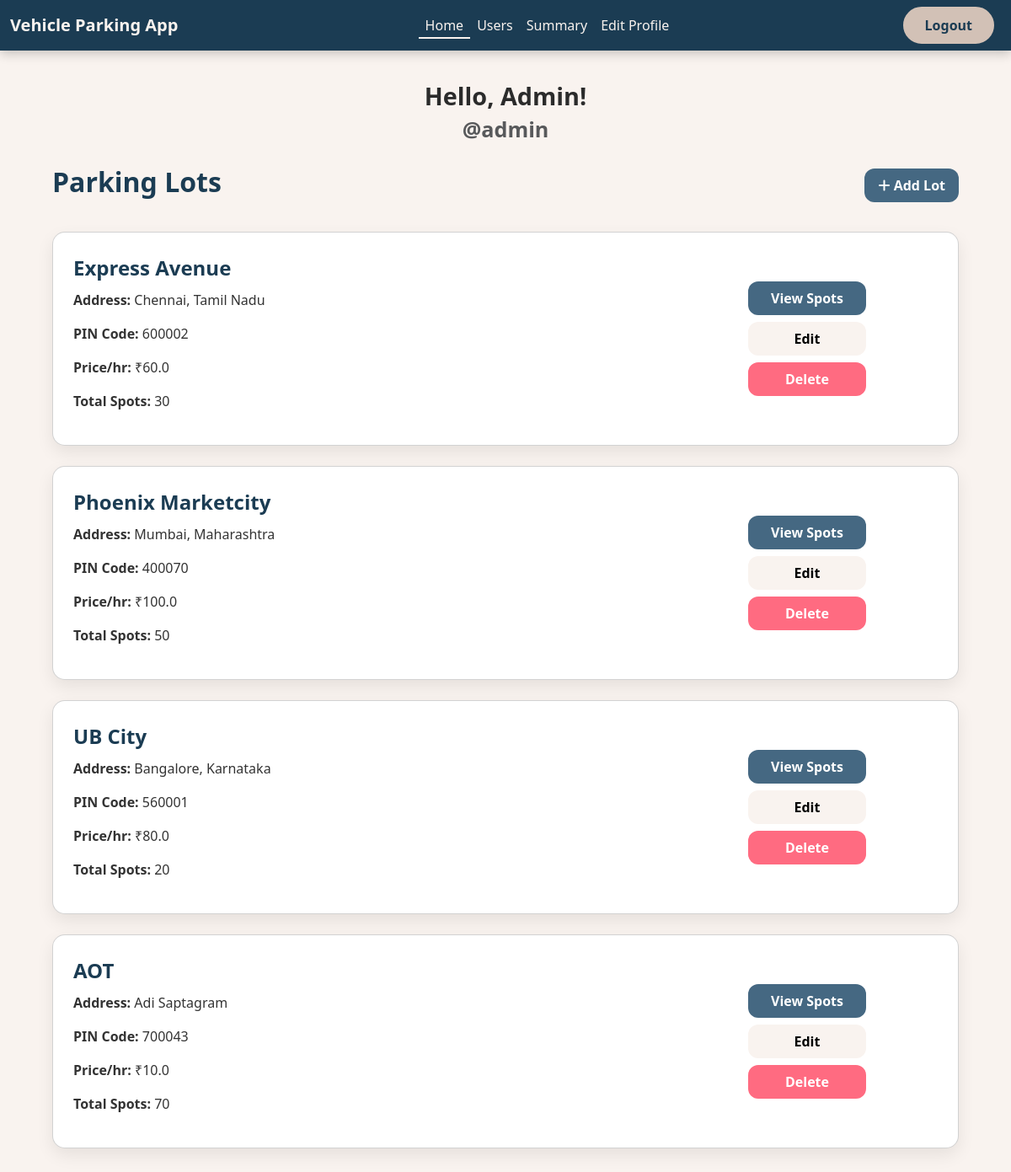
Page /admin-dashboard/1 (signed in) on the earlier database version.
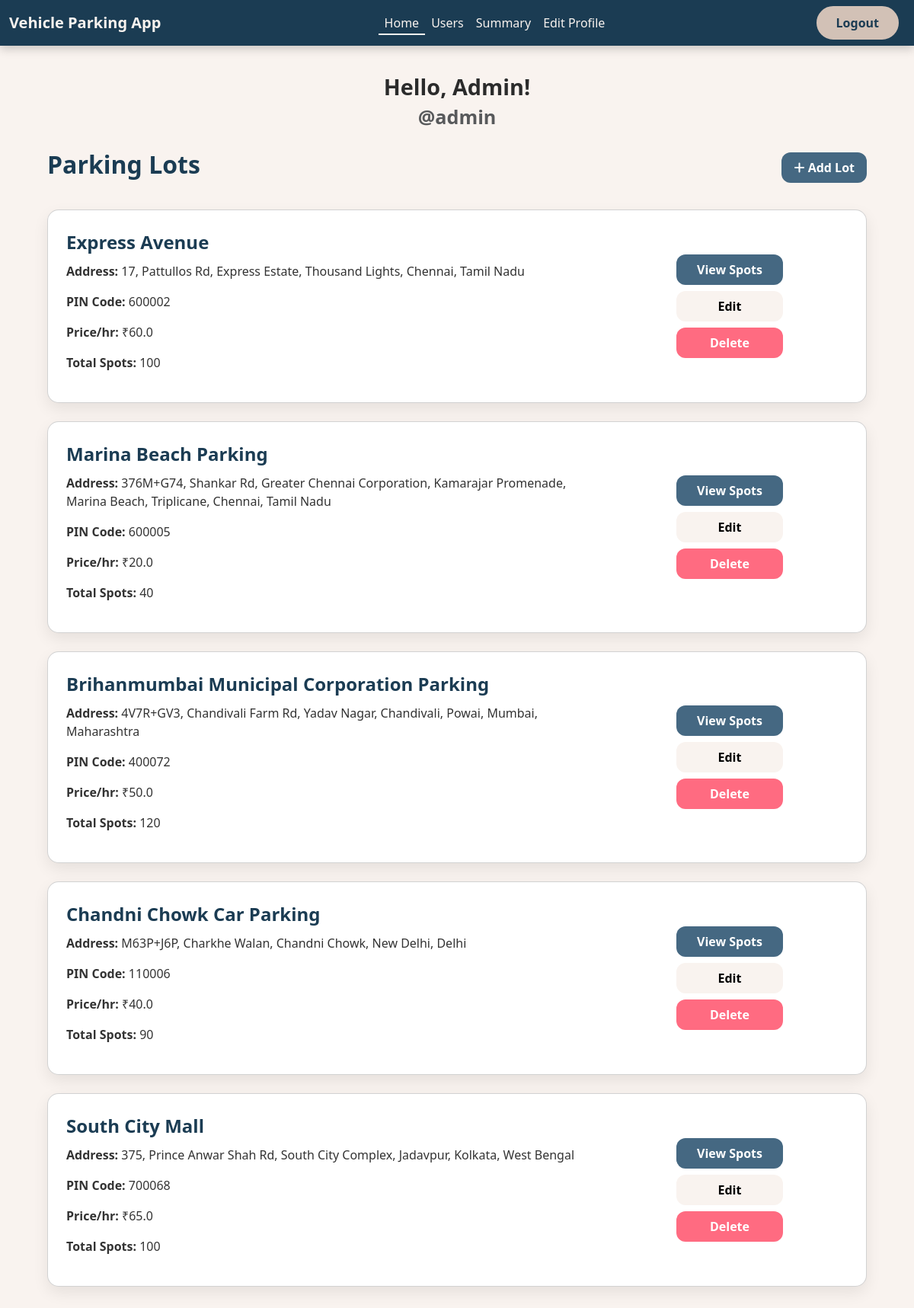
Same page on the later database version.
### models.py (models this page shows)
class User(db.Model):
    __tablename__ = 'user'
    id = db.Column(db.Integer, primary_key=True)
    username = db.Column(db.String(32), unique=True, nullable=False)
    passhash = db.Column(db.String(256), nullable=False)
    name = db.Column(db.String(64), nullable=False)
    is_admin = db.Column(db.Boolean, default=False, nullable=False)
    reservations = db.relationship('Reservation', backref='user', lazy=True)

class Parking_Lot(db.Model):
    __tablename__ = 'parking_lot'
    id = db.Column(db.Integer, primary_key=True)
    prime_location_name = db.Column(db.String(128), nullable=False)
    address = db.Column(db.String(128), nullable=False)
    pin_code = db.Column(db.String(6), nullable=False)
    price_per_hour = db.Column(db.Float, nullable=False)
    maximum_spots = db.Column(db.Integer, nullable=False)
    parking_spots = db.relationship('Parking_Spot', backref='parking_lot', lazy=True)

### routes.py (the view)
@app.route('/admin-dashboard/<int:user_id>')
@admin_required
def admin_dashboard(user_id):
        user = User.query.get(session['user_id'])
        parking_lots = Parking_Lot.query.all()
        return render_template('admin_dashboard.html', user=user, parking_lots=parking_lots, name=user.name, username=user.username)

### routes.py (called while the page is built)
def admin_required(func):
    @wraps(func)
    def inner(*args, **kwargs):
        if 'user_id' not in session:
            flash('You need to log in first', 'danger')
            return redirect(url_for('admin_login'))
        user = User.query.get(session['user_id'])
        if not user.is_admin:
            flash('You do not have permission to access this page', 'danger')
            return redirect(url_for('admin_login'))
        return func(*args, **kwargs)
    return inner

### templates/admin_dashboard.html (shortened to what this page needs)
{% extends 'layout.html' %}
{% block navbar %}
    {% include 'admin_navbar.html' %}
{% endblock navbar %}
{% block content %}
<div class="container dashboard-container">
    <div class="welcome-message text-center">
    Hello, {{ name }}!
    <div class="small text-muted">@{{ username }}</div>
</div>
    <div class="dashboard-header">
        <h2 class="dashboard-title">Parking Lots</h2>
        <a href="{{ url_for('add_parking_lot') }}" class="btn btn-add-lot">
            <i class="fa-solid fa-plus"></i> Add Lot
        </a>
    </div>
    {% if parking_lots %}
        {% for lot in parking_lots %}
        <div class="card lot-card">
            <div class="row g-0 align-items-center">
                <div class="col-md-8">
                    <div class="lot-card-body">
                        <div class="lot-title">{{ lot.prime_location_name }}</div>
                        <div class="lot-details">
                            <p><strong>Address:</strong> {{ lot.address }}</p>
                            <p><strong>PIN Code:</strong> {{ lot.pin_code }}</p>
                            <p><strong>Price/hr:</strong> ₹{{ lot.price_per_hour }}</p>
                            <p><strong>Total Spots:</strong> {{ lot.maximum_spots }}</p>
                        </div>
                    </div>
                </div>
            <div class="col-md-4 d-flex justify-content-center align-items-center p-3">
    <div class="d-flex flex-column align-items-center gap-2">
        <a href="{{ url_for('view_parking_spots', lot_id=lot.id) }}" class="btn btn-view fixed-btn">View Spots</a>
        <a href="{{ url_for('edit_parking_lot', lot_id=lot.id) }}" class="btn btn-edit fixed-btn">Edit</a>
        <form method="POST" action="{{ url_for('delete_parking_lot', lot_id=lot.id) }}" onsubmit="return confirm('Are you sure you want to delete this parking lot?');">
            <button type="submit" class="btn btn-delete fixed-btn">Delete</button>
        </form>
    </div>
</div>
            </div>
        </div>
        {% endfor %}
    {% else %}
        <p class="text-muted text-center mt-4">No parking lots added yet.</p>
    {% endif %}
</div>
{% endblock content %}

### templates/layout.html (shortened to what this page needs)
<!DOCTYPE html>
<html lang="en">
<head>
    <link href="https://cdn.jsdelivr.net/npm/bootstrap@5.3.7/dist/css/bootstrap.min.css" rel="stylesheet">
    <link rel="stylesheet" href="https://cdnjs.cloudflare.com/ajax/libs/font-awesome/6.7.2/css/all.min.css" />
</head>
<body style="background-color: #F9F3EF; font-family: 'Segoe UI', Tahoma, Geneva, Verdana, sans-serif; color: #1B3C53;">
    {% block navbar %}
    {% endblock navbar %}
    {% block content %}
    {% endblock content %}
</body>
</html>

### templates/admin_navbar.html (shortened to what this page needs)
<nav class="navbar navbar-expand-lg navbar-gradient">
  <div class="container-fluid">
    <a class="navbar-brand" href="{{ url_for('admin_dashboard', user_id=session['user_id']) }}">
      Vehicle Parking App
    </a>
    <div class="collapse navbar-collapse justify-content-center" id="navbarNav">
      <ul class="navbar-nav text-center">
        <li class="nav-item">
          <a class="nav-link navbar-link {% if request.endpoint == 'admin_dashboard' %}active{% endif %}"
             href="{{ url_for('admin_dashboard', user_id=session['user_id']) }}">Home</a>
        </li>
        <li class="nav-item">
          <a class="nav-link navbar-link {% if request.endpoint == 'users_list' %}active{% endif %}"
             href="{{ url_for('users_list') }}">Users</a>
        </li>
        <li class="nav-item">
          <a class="nav-link navbar-link {% if request.endpoint == 'admin_reservation_history' %}active{% endif %}"
             href="{{ url_for('admin_reservation_history') }}">Summary</a>
        </li>
        <li class="nav-item">
          <a class="nav-link navbar-link {% if request.endpoint == 'profile' %}active{% endif %}"
             href="{{ url_for('profile') }}">Edit Profile</a>
        </li>
      </ul>
    </div>
    <div class="d-flex">
      <a class="btn btn-logout me-2" href="{{ url_for('admin_logout') }}">Logout</a>
    </div>
  </div>
</nav>

### templates/admin_dashboard.html (style rules this page uses)
body { background-color: #F4F6F8; font-family: 'Segoe UI', Tahoma, Geneva, Verdana, sans-serif; }
.dashboard-container { padding: 2rem; }
.dashboard-header { display: flex; justify-content: space-between; align-items: center; margin-bottom: 2rem; }
.dashboard-title { font-size: 2rem; font-weight: bold; color: #1B3C53; }
.welcome-message { font-size: 1.8rem; font-weight: bold; color: #2b2b2b; margin-bottom: 1.5rem; text-align: center; }
.btn-add-lot { background-color: #456882; color: #fff; border-radius: 12px; padding: 0.5rem 1rem; font-weight: 600; border: none; }
.lot-card { background-color: #ffffff; border-radius: 15px; box-shadow: 0 8px 20px rgba(0, 0, 0, 0.08); margin-bottom: 1.5rem; transition: transform 0.3s ease, box-shadow 0.3s ease; }
.lot-card-body { padding: 1.5rem; }
.lot-title { font-size: 1.5rem; font-weight: bold; color: #1B3C53; }
.lot-details { color: #333; margin-top: 0.5rem; }
.fixed-btn { width: 140px; border-radius: 12px; font-weight: 600; padding: 0.5rem 1rem; text-align: center; border: none; }
.btn-view { background-color: #456882; color: #fff; }
.btn-edit { background-color: #F9F3EF; color: #000; }
.btn-delete { background-color: #FF6B81; color: #fff; }

### templates/admin_navbar.html (style rules this page uses)
.btn-logout { background-color: #D2C1B6; color: #1B3C53; border: 2px solid #D2C1B6; font-weight: 600; border-radius: 50px; padding: 0.5rem 1.5rem; transition: background-color 0.3s, color 0.3s, border-color 0.3s; }
.navbar-gradient { background-color: #1B3C53; box-shadow: 0 4px 12px rgba(0, 0, 0, 0.2); padding-top: 0.5rem; }
.navbar-brand { color: #F9F3EF !important; font-weight: 700; }
.navbar-link { font-weight: 500; color: #F9F3EF !important; position: relative; padding: 0.5rem 1rem; transition: color 0.2s ease; }
.navbar-link::after { content: ""; position: absolute; left: 0; bottom: 4px; width: 100%; height: 2px; background-color: #F9F3EF; transform: scaleX(0); transform-origin: left; transition: transform 0.3s ease; }
.navbar-link:hover::after, .navbar-link.active::after { transform: scaleX(1); }
.navbar-link:hover, .navbar-link.active { color: #F9F3EF !important; }

Differences in the rows shown:
removed Parking_Lot: prime_location_name "UB City", address "Bangalore, Karnataka", pin_code "560001", price_per_hour "80.0", maximum_spots "20"
changed Parking_Lot "Express Avenue": address "Chennai, Tamil Nadu" → "17, Pattullos Rd, Express Estate, Thousand Lights, Chennai, Tamil Nadu"; maximum_spots "30" → "100"
changed Parking_Lot: prime_location_name "Phoenix Marketcity" → "Marina Beach Parking"; address "Mumbai, Maharashtra" → "376M+G74, Shankar Rd, Greater Chennai Corporation, Kamarajar Promenade, Marina Beach, Triplicane, Chennai, Tamil Nadu"; pin_code "400070" → "600005"; price_per_hour "100.0" → "20.0"; maximum_spots "50" → "40"
added Parking_Lot: prime_location_name "Brihanmumbai Municipal Corporation Parking", address "4V7R+GV3, Chandivali Farm Rd, Yadav Nagar, Chandivali, Powai, Mumbai, Maharashtra", pin_code "400072", price_per_hour "50.0", maximum_spots "120"
changed Parking_Lot: prime_location_name "AOT" → "Chandni Chowk Car Parking"; address "Adi Saptagram" → "M63P+J6P, Charkhe Walan, Chandni Chowk, New Delhi, Delhi"; pin_code "700043" → "110006"; price_per_hour "10.0" → "40.0"; maximum_spots "70" → "90"
added Parking_Lot: prime_location_name "South City Mall", address "375, Prince Anwar Shah Rd, South City Complex, Jadavpur, Kolkata, West Bengal", pin_code "700068", price_per_hour "65.0", maximum_spots "100"
